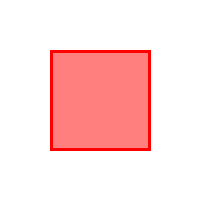

The Python source for this figure:
from PIL import Image, ImageDraw

# 1. Create a blank RGBA canvas
img = Image.new("RGBA", (200, 200), (0, 0, 0, 0))

# 2. Draw a semi-transparent red square
draw = ImageDraw.Draw(img)
draw.rectangle([50, 50, 150, 150], fill=(255, 0, 0, 128), outline=(255, 0, 0, 255), width=3)

# 3. Save and re-open
img.save("alpha_test.png")
reopened = Image.open("alpha_test.png")

# 4. Check mode and a sample pixel’s alpha
print("Mode:", reopened.mode)
print("Sample pixel RGBA:", reopened.getpixel((60, 60)))

# 5. Confirm a corner outside the box is still fully transparent
print("Background pixel RGBA:", reopened.getpixel((10, 10)))
